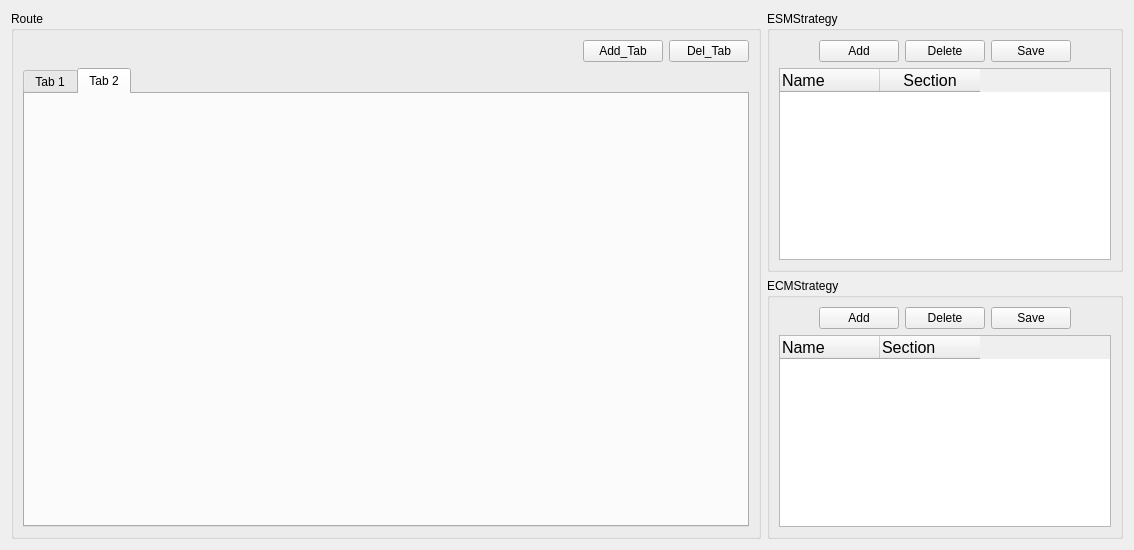
        <widget class="QWidget" name="tab_3">
         <attribute name="title">
          <string>Route / Strategy</string>
         </attribute>
         <layout class="QGridLayout" name="gridLayout_13">
          <item row="0" column="0" rowspan="2">
           <widget class="QGroupBox" name="groupBox_12">
            <property name="sizePolicy">
             <sizepolicy hsizetype="Expanding" vsizetype="Expanding">
              <horstretch>0</horstretch>
              <verstretch>0</verstretch>
             </sizepolicy>
            </property>
            <property name="minimumSize">
             <size>
              <width>750</width>
              <height>0</height>
             </size>
            </property>
            <property name="title">
             <string>Route</string>
            </property>
            <layout class="QVBoxLayout" name="verticalLayout_13">
             <item>
              <layout class="QHBoxLayout" name="horizontalLayout_7">
               <item>
                <spacer name="horizontalSpacer_14">
                 <property name="orientation">
                  <enum>Qt::Horizontal</enum>
                 </property>
                 <property name="sizeHint" stdset="0">
                  <size>
                   <width>40</width>
                   <height>20</height>
                  </size>
                 </property>
                </spacer>
               </item>
               <item>
                <widget class="QPushButton" name="pushButton_addTab">
                 <property name="text">
                  <string>Add_Tab</string>
                 </property>
                </widget>
               </item>
               <item>
                <widget class="QPushButton" name="pushButton_delTab">
                 <property name="text">
                  <string>Del_Tab</string>
                 </property>
                </widget>
               </item>
              </layout>
             </item>
             <item>
              <widget class="QTabWidget" name="tabWidget_Route">
               <property name="currentIndex">
                <number>1</number>
               </property>
               <widget class="QWidget" name="tab_r1">
                <attribute name="title">
                 <string>Tab 1</string>
                </attribute>
               </widget>
               <widget class="QWidget" name="tab_r2">
                <attribute name="title">
                 <string>Tab 2</string>
                </attribute>
               </widget>
              </widget>
             </item>
            </layout>
           </widget>
          </item>
          <item row="0" column="1">
           <widget class="QGroupBox" name="groupBox_9">
            <property name="title">
             <string>ESMStrategy</string>
            </property>
            <layout class="QVBoxLayout" name="verticalLayout_25">
             <item>
              <layout class="QVBoxLayout" name="verticalLayout_24">
               <item>
                <layout class="QHBoxLayout" name="horizontalLayout_14">
                 <item>
                  <spacer name="horizontalSpacer_23">
                   <property name="orientation">
                    <enum>Qt::Horizontal</enum>
                   </property>
                   <property name="sizeHint" stdset="0">
                    <size>
                     <width>40</width>
                     <height>20</height>
                    </size>
                   </property>
                  </spacer>
                 </item>
                 <item>
                  <widget class="QPushButton" name="pushButton_Esmsadd">
                   <property name="text">
                    <string>Add</string>
                   </property>
                  </widget>
                 </item>
                 <item>
                  <widget class="QPushButton" name="pushButton_Esmsdel">
                   <property name="text">
                    <string>Delete</string>
                   </property>
                  </widget>
                 </item>
                 <item>
                  <widget class="QPushButton" name="pushButton_Esmssave">
                   <property name="text">
                    <string>Save</string>
                   </property>
                  </widget>
                 </item>
                 <item>
                  <spacer name="horizontalSpacer_24">
                   <property name="orientation">
                    <enum>Qt::Horizontal</enum>
                   </property>
                   <property name="sizeHint" stdset="0">
                    <size>
                     <width>40</width>
                     <height>20</height>
                    </size>
                   </property>
                  </spacer>
                 </item>
                </layout>
               </item>
               <item>
                <widget class="QTableWidget" name="tableWidget_ESMStra">
                 <property name="font">
                  <font>
                   <family>Arial</family>
                   <pointsize>12</pointsize>
                  </font>
                 </property>
                 <column>
                  <property name="text">
                   <string>Name</string>
                  </property>
                  <property name="textAlignment">
                   <set>AlignJustify|AlignVCenter</set>
                  </property>
                 </column>
                 <column>
                  <property name="text">
                   <string>Section</string>
                  </property>
                 </column>
                </widget>
               </item>
              </layout>
             </item>
            </layout>
           </widget>
          </item>
          <item row="1" column="1">
           <widget class="QGroupBox" name="groupBox_6">
            <property name="title">
             <string>ECMStrategy</string>
            </property>
            <layout class="QVBoxLayout" name="verticalLayout_26">
             <item>
              <layout class="QVBoxLayout" name="verticalLayout_23">
               <item>
                <layout class="QHBoxLayout" name="horizontalLayout_15">
                 <item>
                  <spacer name="horizontalSpacer_25">
                   <property name="orientation">
                    <enum>Qt::Horizontal</enum>
                   </property>
                   <property name="sizeHint" stdset="0">
                    <size>
                     <width>40</width>
                     <height>20</height>
                    </size>
                   </property>
                  </spacer>
                 </item>
                 <item>
                  <widget class="QPushButton" name="pushButton_Ecmsadd">
                   <property name="text">
                    <string>Add</string>
                   </property>
                  </widget>
                 </item>
                 <item>
                  <widget class="QPushButton" name="pushButton_Ecmsdel">
                   <property name="text">
                    <string>Delete</string>
                   </property>
                  </widget>
                 </item>
                 <item>
                  <widget class="QPushButton" name="pushButton_Ecmssave">
                   <property name="text">
                    <string>Save</string>
                   </property>
                  </widget>
                 </item>
                 <item>
                  <spacer name="horizontalSpacer_26">
                   <property name="orientation">
                    <enum>Qt::Horizontal</enum>
                   </property>
                   <property name="sizeHint" stdset="0">
                    <size>
                     <width>40</width>
                     <height>20</height>
                    </size>
                   </property>
                  </spacer>
                 </item>
                </layout>
               </item>
               <item>
                <widget class="QTableWidget" name="tableWidget_ECMStra">
                 <property name="font">
                  <font>
                   <family>Arial</family>
                   <pointsize>12</pointsize>
                  </font>
                 </property>
                 <column>
                  <property name="text">
                   <string>Name</string>
                  </property>
                  <property name="font">
                   <font>
                    <family>Arial</family>
                   </font>
                  </property>
                  <property name="textAlignment">
                   <set>AlignJustify|AlignVCenter</set>
                  </property>
                 </column>
                 <column>
                  <property name="text">
                   <string>Section</string>
                  </property>
                  <property name="font">
                   <font>
                    <family>Arial</family>
                    <pointsize>12</pointsize>
                   </font>
                  </property>
                  <property name="textAlignment">
                   <set>AlignJustify|AlignVCenter</set>
                  </property>
                 </column>
                </widget>
               </item>
              </layout>
             </item>
            </layout>
           </widget>
          </item>
         </layout>
        </widget>
